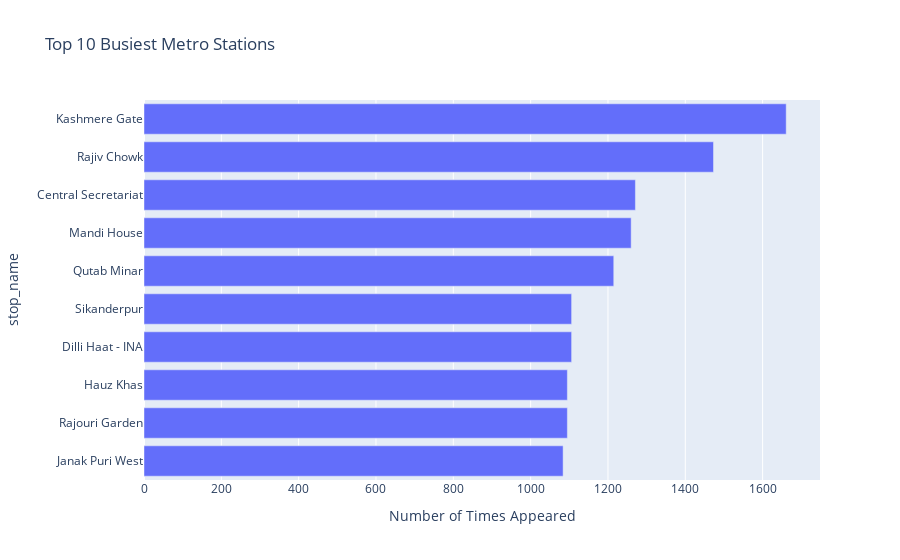

Notebook code cell kept with this figure:
### Markdown cell above
Top 10 Busiest Stations

### Code cell
top_stations = stop_times['stop_id'].value_counts().head(10).reset_index()
top_stations.columns = ['stop_id', 'count']
top_stations = top_stations.merge(stops, on='stop_id')
fig = px.bar(top_stations, y='stop_name', x='count', orientation='h',
             title='Top 10 Busiest Metro Stations', labels={'count': 'Number of Times Appeared'})
fig.update_layout(yaxis={'categoryorder': 'total ascending'})
fig.show()

### Figure 1 — Plotly figure (JSON) as saved in the notebook; plotly's stock layout.template omitted (floating-point values rounded to 4 significant figures)
{"data": [{"hovertemplate": "Number of Times Appeared=%{x}<br>stop_name=%{y}<extra></extra>", "legendgroup": "", "marker": {"color": "#636efa", "pattern": {"shape": ""}}, "name": "", "orientation": "h", "showlegend": false, "textposition": "auto", "type": "bar", "x": [1661, 1473, 1271, 1260, 1215, 1106, 1106, 1095, 1095, 1084], "xaxis": "x", "y": ["Kashmere Gate", "Rajiv Chowk", "Central Secretariat", "Mandi House", "Qutab Minar", "Dilli Haat - INA", "Sikanderpur", "Rajouri Garden", "Hauz Khas", "Janak Puri West"], "yaxis": "y"}], "layout": {"barmode": "relative", "legend": {"tracegroupgap": 0}, "title": {"text": "Top 10 Busiest Metro Stations"}, "xaxis": {"anchor": "y", "domain": [0, 1], "title": {"text": "Number of Times Appeared"}}, "yaxis": {"anchor": "x", "categoryorder": "total ascending", "domain": [0, 1], "title": {"text": "stop_name"}}}}
